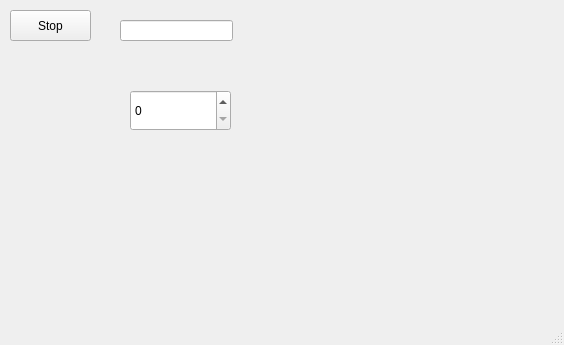
<?xml version="1.0" encoding="UTF-8"?>
<ui version="4.0">
 <class>MainWindow</class>
 <widget class="QMainWindow" name="MainWindow">
  <property name="geometry">
   <rect>
    <x>0</x>
    <y>0</y>
    <width>564</width>
    <height>345</height>
   </rect>
  </property>
  <property name="windowTitle">
   <string>MainWindow</string>
  </property>
  <widget class="QWidget" name="centralwidget">
   <widget class="QPushButton" name="bStop">
    <property name="geometry">
     <rect>
      <x>10</x>
      <y>10</y>
      <width>81</width>
      <height>31</height>
     </rect>
    </property>
    <property name="text">
     <string>Stop</string>
    </property>
   </widget>
   <widget class="QLineEdit" name="leText">
    <property name="geometry">
     <rect>
      <x>120</x>
      <y>20</y>
      <width>113</width>
      <height>21</height>
     </rect>
    </property>
   </widget>
   <widget class="QSpinBox" name="sbSetPoint">
    <property name="geometry">
     <rect>
      <x>130</x>
      <y>90</y>
      <width>101</width>
      <height>41</height>
     </rect>
    </property>
   </widget>
  </widget>
  <widget class="QMenuBar" name="menubar">
   <property name="geometry">
    <rect>
     <x>0</x>
     <y>0</y>
     <width>564</width>
     <height>33</height>
    </rect>
   </property>
  </widget>
  <widget class="QStatusBar" name="statusbar"/>
 </widget>
 <resources/>
 <connections/>
</ui>
